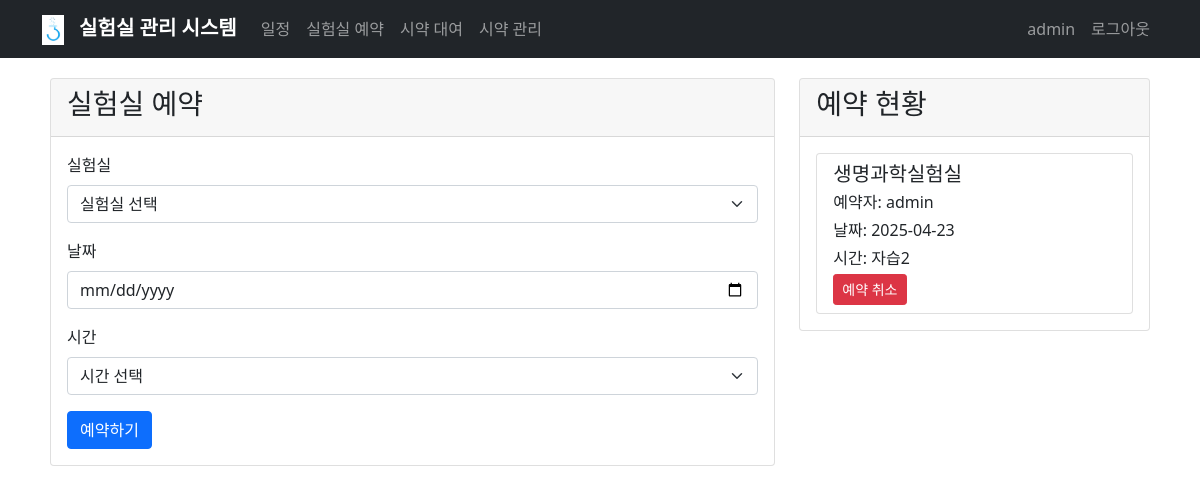
/lab_reservation (signed in), run on an earlier commit of the app's database.
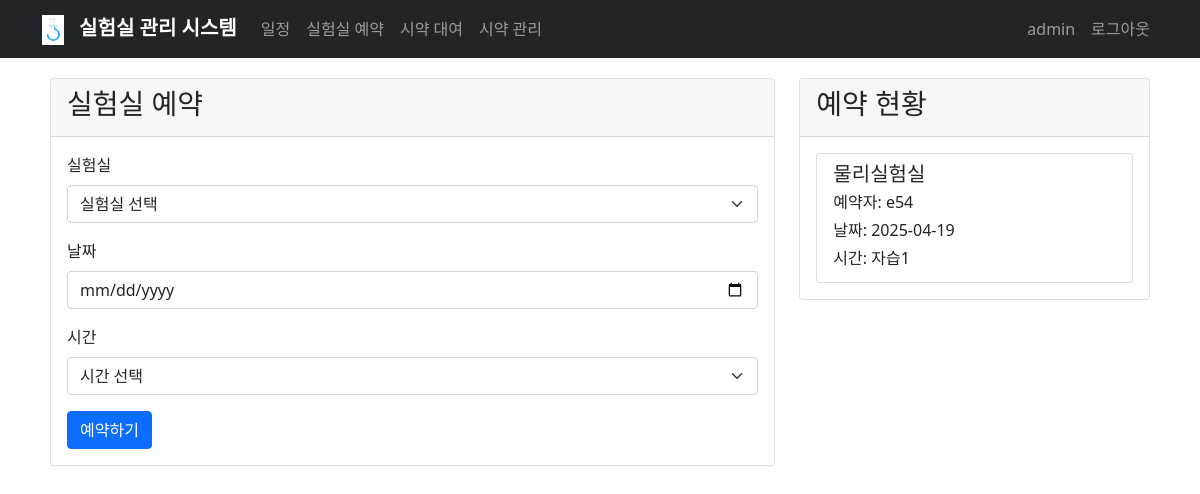
And on a later commit of the database.
### app.py (models this page shows)
class LabReservation(db.Model):
    id = db.Column(db.Integer, primary_key=True)
    lab_type = db.Column(db.String(20), nullable=False)  # 물리, 화학, 생명과학, 지구과학
    date = db.Column(db.Date, nullable=False)
    time_slot = db.Column(db.String(20), nullable=False)  # 자습1, 자습2, 자습3
    user_id = db.Column(db.Integer, db.ForeignKey('user.id'), nullable=False)

class User(UserMixin, db.Model):
    id = db.Column(db.Integer, primary_key=True)
    username = db.Column(db.String(80), unique=True, nullable=False)
    password_hash = db.Column(db.String(120), nullable=False)
    is_admin = db.Column(db.Boolean, default=False)
    schedules = db.relationship('Schedule', backref='user', lazy=True)
    reservations = db.relationship('LabReservation', backref='user', lazy=True)
    reagent_loans = db.relationship('ReagentLoan', backref='user', lazy=True)

### app.py (the view, shortened to what this page needs)
@app.route('/lab_reservation', methods=['GET', 'POST'])
@login_required
def lab_reservation():
    reservations = LabReservation.query.order_by(LabReservation.date, LabReservation.time_slot).all()
    return render_template('lab_reservation.html', reservations=reservations)

### app.py (called while the page is built)
@login_manager.user_loader
def load_user(user_id):
    return User.query.get(int(user_id))

### templates/lab_reservation.html (shortened to what this page needs)
{% extends "base.html" %}
{% block content %}
<div class="row">
    <div class="col-md-8">
        <div class="card">
            <div class="card-header">
                <h3>실험실 예약</h3>
            </div>
            <div class="card-body">
                <form method="POST">
                    <div class="mb-3">
                        <label for="lab_type" class="form-label">실험실</label>
                        <select class="form-select" id="lab_type" name="lab_type" required>
                            <option value="">실험실 선택</option>
                        </select>
                    </div>
                    <div class="mb-3">
                        <label for="date" class="form-label">날짜</label>
                        <input type="date" class="form-control" id="date" name="date" required>
                    </div>
                    <div class="mb-3">
                        <label for="time_slot" class="form-label">시간</label>
                        <select class="form-select" id="time_slot" name="time_slot" required>
                            <option value="">시간 선택</option>
                        </select>
                    </div>
                    <button type="submit" class="btn btn-primary">예약하기</button>
                </form>
            </div>
        </div>
    </div>
    <div class="col-md-4">
        <div class="card">
            <div class="card-header">
                <h3>예약 현황</h3>
            </div>
            <div class="card-body">
                <div class="list-group">
                    {% for reservation in reservations %}
                    <div class="list-group-item">
                        <h5 class="mb-1">{{ reservation.lab_type }}실험실</h5>
                        <p class="mb-1">예약자: {{ reservation.user.username }}</p>
                        <p class="mb-1">날짜: {{ reservation.date.strftime('%Y-%m-%d') }}</p>
                        <p class="mb-1">시간: {{ reservation.time_slot }}</p>
                        {% if reservation.user_id == current_user.id %}
                        <form method="POST" action="{{ url_for('cancel_reservation', reservation_id=reservation.id) }}">
                            <button type="submit" class="btn btn-danger btn-sm">예약 취소</button>
                        </form>
                        {% endif %}
                    </div>
                    {% endfor %}
                </div>
            </div>
        </div>
    </div>
</div>
{% endblock %}

What changed in the data, as far as the page shows it:
changed LabReservation: lab_type "생명과학" → "물리"; user.username "admin" → "e54"; date "2025-04-23" → "2025-04-19"; time_slot "자습2" → "자습1"; no longer shows "예약 취소"
